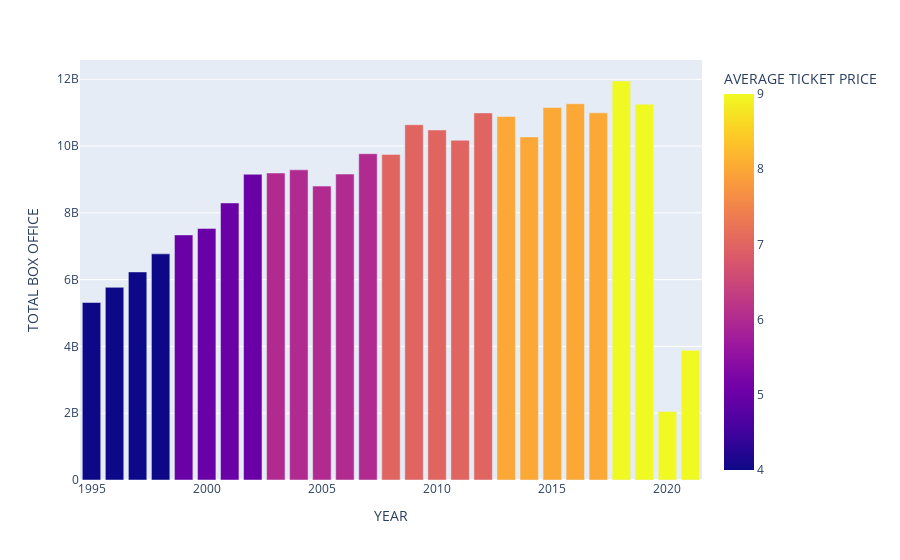

The cell this chart's notebook holds for it:
### Code cell
px.bar(df,x='YEAR',y='TOTAL BOX OFFICE',color='AVERAGE TICKET PRICE')

### Figure 1 — Plotly figure (JSON) as saved in the notebook; plotly's stock layout.template omitted (floating-point values rounded to 4 significant figures)
{"data": [{"alignmentgroup": "True", "hovertemplate": "YEAR=%{x}<br>TOTAL BOX OFFICE=%{y}<br>AVERAGE TICKET PRICE=%{marker.color}<extra></extra>", "legendgroup": "", "marker": {"color": [9, 9, 9, 9, 8, 8, 8, 8, 8, 7, 7, 7, 7, 7, 6, 6, 6, 6, 6, 5, 5, 5, 5, 4, 4, 4, 4], "coloraxis": "coloraxis", "pattern": {"shape": ""}}, "name": "", "offsetgroup": "", "orientation": "v", "showlegend": false, "textposition": "auto", "type": "bar", "x": [2021, 2020, 2019, 2018, 2017, 2016, 2015, 2014, 2013, 2012, 2011, 2010, 2009, 2008, 2007, 2006, 2005, 2004, 2003, 2002, 2001, 2000, 1999, 1998, 1997, 1996, 1995], "xaxis": "x", "y": [3881777912, 2048534616, 11253443955, 11948096650, 10993991460, 11267115924, 11155900636, 10272985008, 10887446341, 10992141616, 10173519704, 10482254025, 10639257284, 9750744148, 9769854914, 9161738221, 8800805718, 9287996519, 9193277289, 9155147215, 8296849636, 7532311479, 7338894852, 6771575283, 6230235770, 5769078886, 5314421390], "yaxis": "y"}], "layout": {"barmode": "relative", "coloraxis": {"colorbar": {"title": {"text": "AVERAGE TICKET PRICE"}}, "colorscale": [[0, "#0d0887"], [0.1111, "#46039f"], [0.2222, "#7201a8"], [0.3333, "#9c179e"], [0.4444, "#bd3786"], [0.5556, "#d8576b"], [0.6667, "#ed7953"], [0.7778, "#fb9f3a"], [0.8889, "#fdca26"], [1, "#f0f921"]]}, "legend": {"tracegroupgap": 0}, "margin": {"t": 60}, "xaxis": {"anchor": "y", "domain": [0, 1], "title": {"text": "YEAR"}}, "yaxis": {"anchor": "x", "domain": [0, 1], "title": {"text": "TOTAL BOX OFFICE"}}}}
